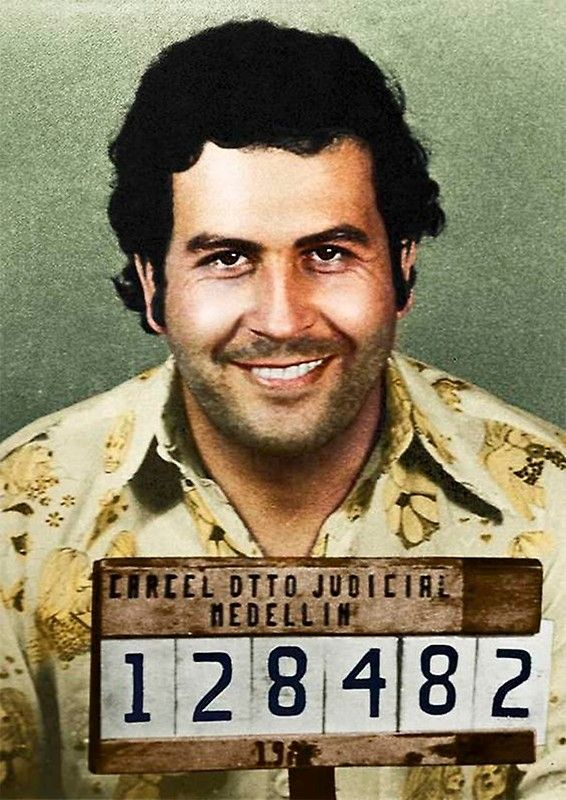
#> input picture lab4/data/1.jpg, 566 x 800 px
$ python main.py
#> lines starting #> are read from the running program, lines starting #| are printed output that depends on the picture
### lab4/utils.py
import matplotlib.pyplot as plt
import matplotlib.image as mpimg
from skimage import exposure
import numpy as np


figureCount = 1
xLabel = 'Time Index'
yLabel = 'Amplitude'

def drawPlot(c, title, blackAndWhite=False):
    plt.figure()
    if blackAndWhite:
        plt.hist(c.ravel(), bins=256, range=(0, 255), density=True, color='k', alpha=0.7)
        plt.title(title)
        plt.xlabel('Pixel Value')
        plt.ylabel('Frequency')
    elif not blackAndWhite:
        if title == 'Grayscale Image':
            plt.imshow(c, cmap='gray')
        else:
            plt.imshow(c)
        plt.title(title)
    savePlot()

def savePlot():
    global figureCount
    plt.savefig(f'output/{figureCount}.png')
    plt.close()
    figureCount += 1

def scaleImage(path):
#> called with path = 'data/1.jpg'
    c = mpimg.imread(path)
#> c is the input picture: shape (800, 566, 3); mean R, G, B 138, 128.3, 100.3
    cc = c[1:257, 1:257, :]
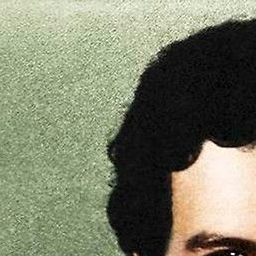
#> cc: shape (256, 256, 3); mean R, G, B 124.1, 127.3, 105.7
    drawPlot(c, 'Original Image')
    drawPlot(cc, 'Modified Image')
    return cc

def operationOnImage(c, operation):
#> called with operation = 'addition'
    if operation == 'addition':
        c1 = np.clip(c.astype(np.int_) + 128, 0, 255).astype(np.uint8)
        drawPlot(c1, 'Addition Image')
    elif operation == 'subtraction':
        c1 = np.clip(c.astype(np.int_) - 128, 0, 255).astype(np.uint8)
        drawPlot(c1, 'Substraction Image')
#> call 3 of operationOnImage, with operation = 'division'
#> in operationOnImage (call 3), `c1 = np.clip(c.astype(np.float32) / 2, 0, 255).astype(np.uint8)`:
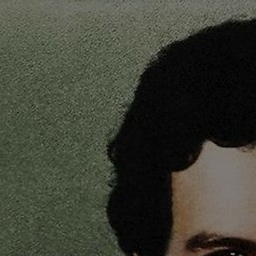
#> c1: shape (256, 256, 3); mean R, G, B 61.8, 63.4, 52.6
#> call 4 of operationOnImage, with operation = 'multiplication'
#> in operationOnImage (call 4), `c1 = np.clip(c.astype(np.float32) * 2, 0, 255).astype(np.uint8)`:
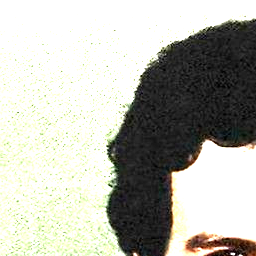
#> c1: shape (256, 256, 3); mean R, G, B 182.3, 182.3, 174.2
#> in operationOnImage (call 5), `c1 = np.clip((c.astype(np.float32) * 0.5) + 128, 0, 255).astype(np.uin..`:
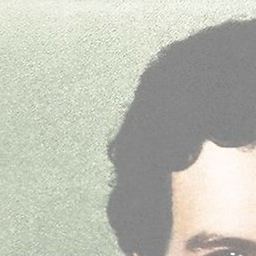
#> c1: shape (256, 256, 3); mean R, G, B 189.8, 191.4, 180.6
#> in operationOnImage (call 6), `c1 = np.mean(c, axis=2)`:
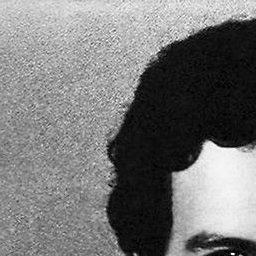
#> c1: shape (256, 256) float64; min 0, max 252, mean 119
    elif operation == 'division':
        c1 = np.clip(c.astype(np.float32) / 2, 0, 255).astype(np.uint8)
        drawPlot(c1, 'Division Image')
    elif operation == 'multiplication':
        c1 = np.clip(c.astype(np.float32) * 2, 0, 255).astype(np.uint8)
        drawPlot(c1, 'Multiplication Image')
    elif operation == 'special':
        c1 = np.clip((c.astype(np.float32) * 0.5) + 128, 0, 255).astype(np.uint8)
        drawPlot(c1, 'Multiplication by 0.5 and Addition by 128 Image')
    elif operation == 'black&white':
        c1 = np.mean(c, axis=2)
        drawPlot(c1, 'Grayscale Image')
        drawPlot(c1, 'Grayscale Image Histogram', blackAndWhite=True)
#> in savePlot (call 9), `plt.savefig(f'output/{figureCount}.png')`:
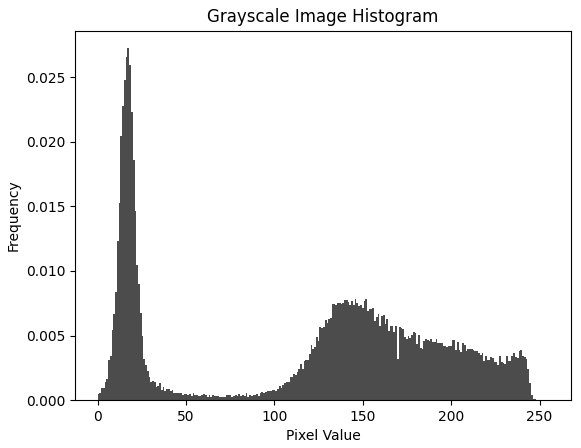
#> figure drawn by matplotlib, 1 panel; tallest bar 0.0272 high, from x = 16.93 to 17.93
    elif operation == 'rgb':
        R = np.histogram(c[:,:,0], bins=256, range=(0, 255), density=True)[0]
        G = np.histogram(c[:,:,1], bins=256, range=(0, 255), density=True)[0]
        B = np.histogram(c[:,:,2], bins=256, range=(0, 255), density=True)[0]

        plt.figure()
        plt.plot(R, color='r')
        plt.plot(G, color='g')
        plt.plot(B, color='b')
        plt.title('Histogram for each color channel')
        plt.xlabel('Pixel Value')
        plt.ylabel('Frequency')
        plt.legend(['Red channel', 'Green channel', 'Blue channel'])
        savePlot()
#> in savePlot (call 10), `plt.savefig(f'output/{figureCount}.png')`:
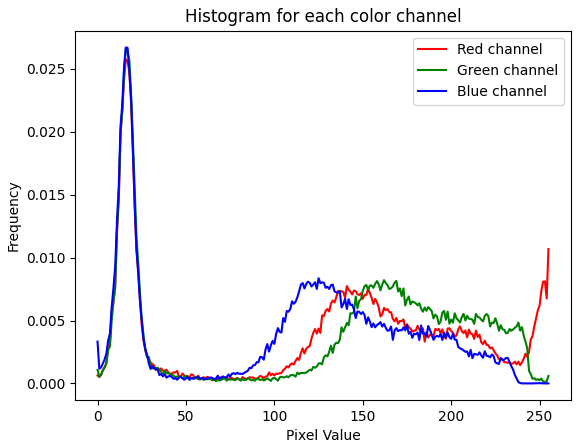
#> figure drawn by matplotlib, 1 panel; curve peaks at x = 16, y = 0.0258; curve peaks at x = 16, y = 0.0266; curve peaks at x = 16, y = 0.0267

def equalizeImage(c, blackAndWhite=False):
    if blackAndWhite:
        cc_gray = np.mean(c, axis=2)

        # Perform histogram equalization
        h = exposure.equalize_hist(cc_gray)

        # Display the original and equalized images, and their histograms
        fig, axes = plt.subplots(1, 2, figsize=(12, 6))
        axes[0].imshow(cc_gray, cmap='gray')
        axes[0].set_title('Original Image')
        axes[0].axis('off')
        axes[1].imshow(h, cmap='gray')
        axes[1].set_title('Equalized Image')
        axes[1].axis('off')
        savePlot()

        plt.figure()
        plt.hist(cc_gray.ravel(), bins=256, range=(0, 1), color='b', alpha=0.5, label='Original')
        plt.hist(h.ravel(), bins=256, range=(0, 1), color='r', alpha=0.5, label='Equalized')
        plt.title('Histogram')
        plt.xlabel('Pixel Value')
        plt.ylabel('Frequency')
        plt.legend()
        savePlot()
    else:
#> (the run stopped early here; a loop or call above may not have finished)
